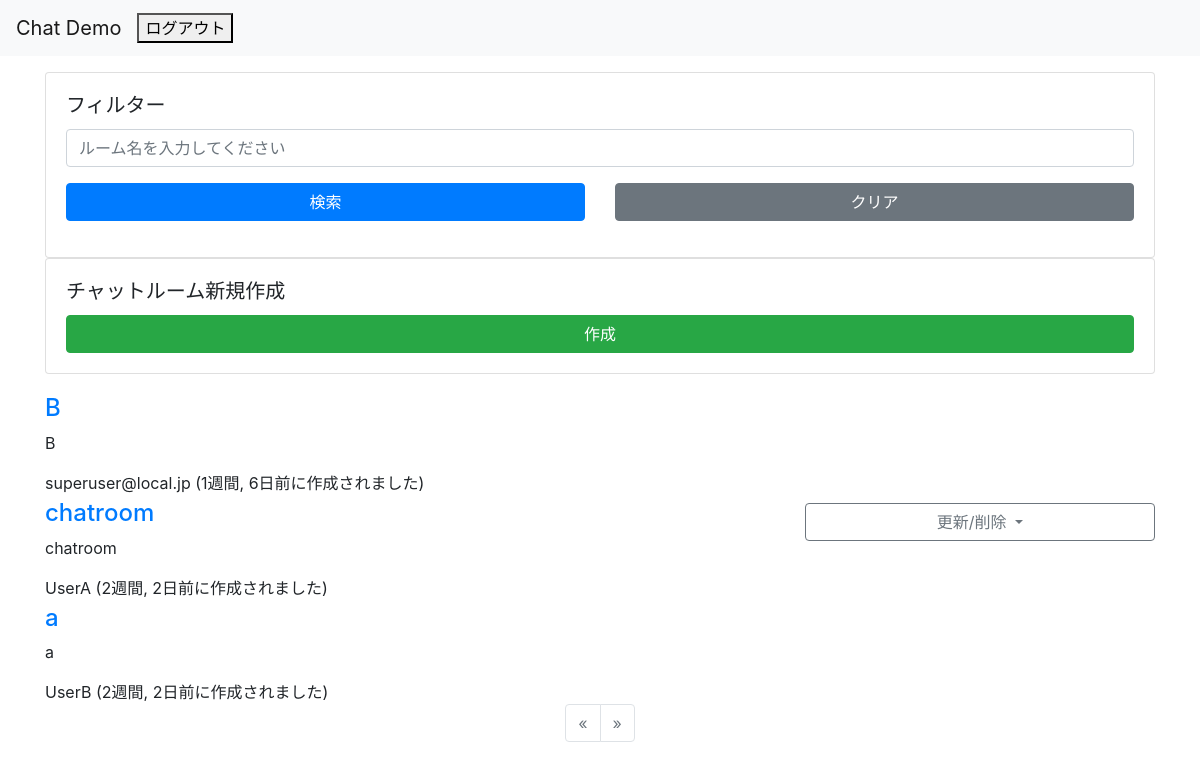
The app's page /chat/ (signed in) with its own data.
### chat/models.py (models this page shows, shortened)
class Room(models.Model):
    host = models.ForeignKey(User, on_delete=models.CASCADE)
    name = models.CharField(gettext_lazy('ルーム名'), max_length=64)
    description = models.TextField(gettext_lazy('説明文'), max_length=128)
    participants = models.ManyToManyField(User, related_name='rooms', verbose_name=gettext_lazy('参加者(Ctrl キーを押しながらマウスで選択)'), blank=True)
    created_at = models.DateTimeField(gettext_lazy('Created time'), default=timezone.now)
    objects = RoomQueryset.as_manager()

### accounts/models.py (models this page shows)
class User(AbstractBaseUser, PermissionsMixin):
    screen_name = models.CharField(
        gettext_lazy('screen name'),
        max_length=128,
        default='',
        blank=True,
        help_text=gettext_lazy('Option. 128 characters or fewer.'),
    )
    email = models.EmailField(gettext_lazy('E-mail address'), unique=True)
    is_staff = models.BooleanField(
        gettext_lazy('staff status'),
        default=False,
        help_text=gettext_lazy('Designates whether the user can log into this admin site.'),
    )
    is_active = models.BooleanField(
        gettext_lazy('active'),
        default=True,
        help_text=gettext_lazy(
            'Designates whether this user should be treated as active. Unselect this instead of deleting accounts.'
        ),
    )
    date_joined = models.DateTimeField(gettext_lazy('date joined'), default=timezone.now)
    objects = CustomUserManager()
    points = models.IntegerField(
        default=0,
        blank=True,
        null=True,
    )
    USERNAME_FIELD = 'email'
    REQUIRED_FIELDS = []
    class Meta:
        verbose_name = gettext_lazy('user')
        verbose_name_plural = gettext_lazy('users')
    def __str__(self):
        return self.__unicode__()
    def __unicode__(self):
        return self.screen_name or self.email

### chat/views.py (the view)
# urls.py: path('', views.Index.as_view(), name='index'),
class Index(LoginRequiredMixin, ListView):
    model = models.Room
    template_name = 'chat/index.html'
    context_object_name = 'rooms'
    pagenate_by = 10
    def get_queryset(self):
        queryset = super().get_queryset()
        form = forms.SearchForm(self.request.GET or None)
        keywords = form.get_keywords()
        return queryset.filtering(user=self.request.user, keywords=keywords)
    def get_context_data(self, **kwargs):
        context = super().get_context_data(**kwargs)
        context['search_form'] = forms.SearchForm(self.request.GET or None)
        return context

### chat/forms.py
class SearchForm(forms.Form):
    keywords = forms.CharField(
        label=gettext_lazy('keywords (split space)'),
        required=False,
        widget=forms.TextInput(attrs={
            'placeholder': gettext_lazy('ルーム名を入力してください'),
            'class': 'form-control',
        }),
    )
    def get_keywords(self):
        init_keywords = ''
        keywords = init_keywords
        if self.is_valid():
            keywords = self.cleaned_data.get('keywords', init_keywords)
        return keywords

### chat/models.py (called while the page is built)
    def _related_user(self, user=None):
        try:
            queryset = self.filter(models.Q(host=user) | models.Q(participants__in=[user.pk]))
        except:
            queryset = self
        return queryset

    def filtering(self, user=None, keywords='', order='-created_at'):
        words = keywords.split()
        queryset = self._related_user(user=user)
        if words:
            condition = reduce(operator.or_, (models.Q(name__icontains=word) for word in words))
            queryset = queryset.filter(condition)
        return queryset.order_by(order).distinct()

### templates/chat/index.html (shortened to what this page needs)
{% extends 'base.html' %}
{% load humanize %}
{% block content %}
<div class="row justify-content-center">
    <div class="col-12">
        <div class="card">
            <div class="card-body">
                <h5 class="card-title">フィルター</h5>
                <form action="", method="GET">
                    <div class="form-group row">
                        <div class="col-12">
                            {{ search_form.keywords }}
                        </div>
                    </div>
                    <div class="form-group row">
                        <div class="col-12 col-sm-12 col-md-12 col-lg-6 col-xl-6">
                            <button type="submit" class="btn btn-primary btn-block">検索</button>
                        </div>
                        <div class="col-12 col-sm-12 col-md-12 col-lg-6 col-xl-6">
                            <a href="{% url 'chat:index' %}" class="btn btn-secondary btn-block">クリア</a>
                        </div>
                    </div>
                </form>
            </div>
        </div>
    </div>
</div>
<div class="row justify-content-center">
    <div class="col-12">
        <div class="card">
            <div class="card-body">
                <h5 class="card-title">チャットルーム新規作成</h5>
                <div class="row">
                    <div class="col-12">
                        <a href="{% url 'chat:create_room' %}" class="btn btn-success btn-block">作成</a>
                    </div>
                </div>
            </div>
        </div>
    </div>
</div>
<div class="row justify-content-center mt-3">
    <div class="col-12">
        <section>
        {% for room in rooms %}
            <article>
                <div class="row">
                    <div class="col-8">
                        <h4 class="h4 mt-1"><a href="{% url 'chat:enter_room' room.pk %}">{{ room.name }}</a></h4>
                        <p>{{ room.description }}</p>
                        <div>
                            <span>{{ room.host|stringformat:"s" }}</span>
                            <time datetime="{{ room.created_at|date:'Y-m-d' }}">({{ room.created_at|naturaltime }}に作成されました)</time>
                        </div>
                    </div>
                    <div class="col-4">
                    {% if room.host.pk == user.pk %}
                        <div class="dropdown mt-2">
                            <a class="btn btn-outline-secondary btn-block dropdown-toggle" href="#" role="button"
                                id="dropdownMenuLink{{ forloop.counter }}" data-toggle="dropdown" aria-haspopup="true" aria-expanded="false">
                                更新/削除
                            </a>
                        </div>
                    {% endif %}
                    </div>
                </div>
            </article>
        {% empty %}
            <article>
                <p>No rooms exists.</p>
            </article>
        {% endfor %}
        </section>
    </div>
</div>
{% if rooms %}
<div class="row justify-content-center">
    <div class="col-12">
{% include "pagination.html" %}
    </div>
</div>
{% endif %}
{% endblock %}

### templates/base.html (shortened to what this page needs)
<!doctype html>
<html lang="ja">
{% load static %}
<head>
    <link rel="stylesheet" href="https://cdn.jsdelivr.net/npm/bootstrap@4.6.0/dist/css/bootstrap.min.css"
>
    <link rel="stylesheet" href="https://cdn.jsdelivr.net/gh/gitbrent/bootstrap4-toggle@3.6.1/css/bootstrap4-toggle.min.css">
</head>
<body>
    <nav class="navbar navbar-expand-lg navbar-light bg-light">
        <a class="navbar-brand" href="{% url 'accounts:index' %}">Chat Demo</a>
        <div class="collapse navbar-collapse" id="navbarSupportedContent">
            <ul class="navbar-nav mr-auto">
            {% if user.is_authenticated %}
                <form method="post" action="{% url 'accounts:logout' %}">
                    <button type="submit">ログアウト</button>
                </form>
            {% else %}
                <form method="post" action="{% url 'accounts:login' %}">
                    {% csrf_token %}
                    <button type="submit">ログイン</button>
                </form>
                {% comment %} <a href="{% url 'accounts:login' %}">ログイン</a> {% endcomment %}
            {% endif %}
            </ul>
        </div>
    </nav>
    <div class="container mt-3">
        {% block content %}{% endblock %}
    </div>
</body>
</html>

### templates/pagination.html (shortened to what this page needs)
{% load pagination %}
<nav aria-label="Page navigation">
    <ul class="pagination justify-content-center">
        {% if page_obj.has_previous %}
        <li class="page-item">
            <a class="page-link" href="?{%  url_replace request 'page' page_obj.previous_page_number %}" aria-label="Previous">
                <span aria-hidden="true">&laquo;</span>
            </a>
        </li>
        {% else %}
        <li class="page-item disabled">
            <a class="page-link" href="#" tabindex="-1" aria-label="Previous">
                <span aria-hidden="true">&laquo;</span>
            </a>
        </li>
        {% endif %}
        {% if page_obj.has_next %}
        <li class="page-item">
            <a class="page-link" href="?{%  url_replace request 'page' page_obj.next_page_number %}" aria-label="Next">
                <span aria-hidden="true">&raquo;</span>
            </a>
        </li>
        {% else %}
        <li class="page-item disabled">
            <a class="page-link" href="#" tabindex="-1" aria-label="Next">
                <span aria-hidden="true">&raquo;</span>
            </a>
        </li>
        {% endif %}
    </ul>
</nav>

### records on screen
Room: name "B", description "B", host "superuser@local.jp", created_at "1週間, 6日前"
Room: name "chatroom", description "chatroom", host "UserA", created_at "2週間, 2日前"
Room: name "a", description "a", host "UserB", created_at "2週間, 2日前"
